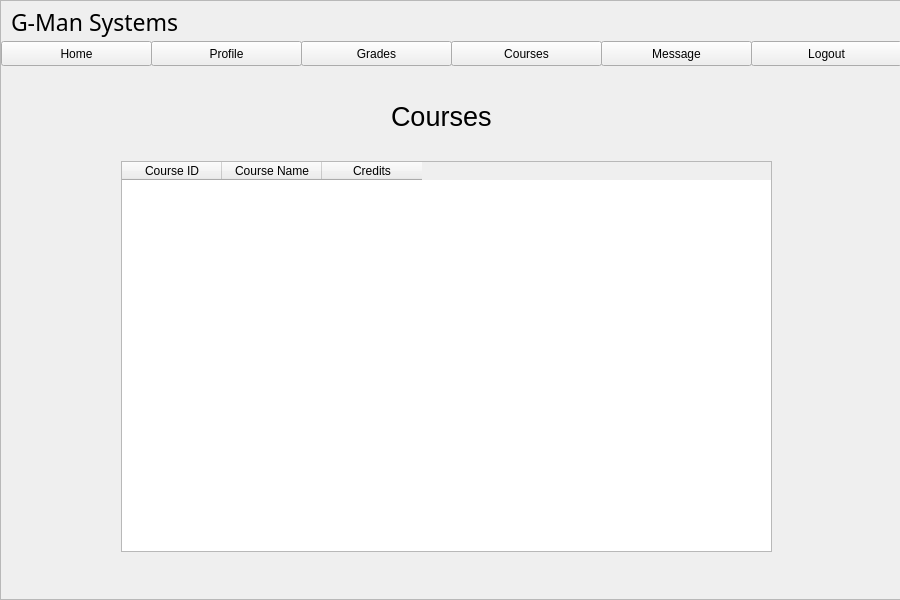
<?xml version="1.0" encoding="UTF-8"?>
<ui version="4.0">
 <class>Form</class>
 <widget class="QWidget" name="Form">
  <property name="geometry">
   <rect>
    <x>0</x>
    <y>0</y>
    <width>900</width>
    <height>600</height>
   </rect>
  </property>
  <property name="windowTitle">
   <string>Form</string>
  </property>
  <widget class="QScrollArea" name="scrollArea">
   <property name="geometry">
    <rect>
     <x>0</x>
     <y>0</y>
     <width>901</width>
     <height>600</height>
    </rect>
   </property>
   <property name="widgetResizable">
    <bool>true</bool>
   </property>
   <widget class="QWidget" name="scrollAreaWidgetContents">
    <property name="geometry">
     <rect>
      <x>0</x>
      <y>0</y>
      <width>899</width>
      <height>598</height>
     </rect>
    </property>
    <widget class="QPushButton" name="othersButton">
     <property name="geometry">
      <rect>
       <x>600</x>
       <y>40</y>
       <width>151</width>
       <height>25</height>
      </rect>
     </property>
     <property name="text">
      <string>Message</string>
     </property>
    </widget>
    <widget class="QPushButton" name="profileButton">
     <property name="geometry">
      <rect>
       <x>150</x>
       <y>40</y>
       <width>151</width>
       <height>25</height>
      </rect>
     </property>
     <property name="text">
      <string>Profile</string>
     </property>
    </widget>
    <widget class="QPushButton" name="homeButton">
     <property name="geometry">
      <rect>
       <x>0</x>
       <y>40</y>
       <width>151</width>
       <height>25</height>
      </rect>
     </property>
     <property name="text">
      <string>Home</string>
     </property>
    </widget>
    <widget class="QTableWidget" name="courseTable">
     <property name="geometry">
      <rect>
       <x>120</x>
       <y>160</y>
       <width>651</width>
       <height>391</height>
      </rect>
     </property>
     <column>
      <property name="text">
       <string>Course ID</string>
      </property>
      <property name="textAlignment">
       <set>AlignHCenter|AlignVCenter|AlignCenter</set>
      </property>
     </column>
     <column>
      <property name="text">
       <string>Course Name</string>
      </property>
      <property name="textAlignment">
       <set>AlignHCenter|AlignVCenter|AlignCenter</set>
      </property>
     </column>
     <column>
      <property name="text">
       <string>Credits</string>
      </property>
      <property name="textAlignment">
       <set>AlignHCenter|AlignVCenter|AlignCenter</set>
      </property>
     </column>
    </widget>
    <widget class="QPushButton" name="courseButton">
     <property name="geometry">
      <rect>
       <x>450</x>
       <y>40</y>
       <width>151</width>
       <height>25</height>
      </rect>
     </property>
     <property name="text">
      <string>Courses</string>
     </property>
    </widget>
    <widget class="QPushButton" name="gradeButton">
     <property name="geometry">
      <rect>
       <x>300</x>
       <y>40</y>
       <width>151</width>
       <height>25</height>
      </rect>
     </property>
     <property name="text">
      <string>Grades</string>
     </property>
    </widget>
    <widget class="QLabel" name="label_3">
     <property name="geometry">
      <rect>
       <x>390</x>
       <y>90</y>
       <width>121</width>
       <height>51</height>
      </rect>
     </property>
     <property name="font">
      <font>
       <pointsize>20</pointsize>
      </font>
     </property>
     <property name="text">
      <string>Courses</string>
     </property>
    </widget>
    <widget class="QLabel" name="label_15">
     <property name="geometry">
      <rect>
       <x>10</x>
       <y>0</y>
       <width>221</width>
       <height>41</height>
      </rect>
     </property>
     <property name="font">
      <font>
       <family>Century Gothic</family>
       <pointsize>17</pointsize>
      </font>
     </property>
     <property name="text">
      <string>G-Man Systems</string>
     </property>
    </widget>
    <widget class="QPushButton" name="logoutButton">
     <property name="geometry">
      <rect>
       <x>750</x>
       <y>40</y>
       <width>151</width>
       <height>25</height>
      </rect>
     </property>
     <property name="text">
      <string>Logout</string>
     </property>
    </widget>
    <widget class="QLabel" name="barLabel_2">
     <property name="geometry">
      <rect>
       <x>0</x>
       <y>-10</y>
       <width>901</width>
       <height>51</height>
      </rect>
     </property>
     <property name="text">
      <string/>
     </property>
    </widget>
    <zorder>barLabel_2</zorder>
    <zorder>othersButton</zorder>
    <zorder>profileButton</zorder>
    <zorder>homeButton</zorder>
    <zorder>courseTable</zorder>
    <zorder>courseButton</zorder>
    <zorder>gradeButton</zorder>
    <zorder>label_3</zorder>
    <zorder>label_15</zorder>
    <zorder>logoutButton</zorder>
   </widget>
  </widget>
 </widget>
 <resources/>
 <connections/>
</ui>
